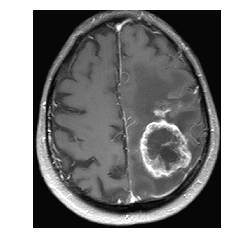
#> input picture brain.png, 231 x 252 px, found by its file name
$ jupyter execute K-means.ipynb
#> lines starting #> are read from the running program, lines starting #| are printed output that depends on the picture
[cell 1]
import numpy as np
import cv2
import matplotlib.pyplot as plt

img = cv2.imread('C:/Future GSU/2018/Computer Vision/Project/Segmentation Technique/brain.png')
#> img is the input picture: shape (252, 231, 3); min 7, max 255, mean 134.9
plt.axis("off")
plt.imshow(cv2.cvtColor(img, cv2.COLOR_BGR2RGB))
img.shape
#> Out = (252, 231, 3)

# K-means clustering

[cell 2]
# K-Means Clustering

img = cv2.imread('C:/Future GSU/2018/Computer Vision/Project/Segmentation Technique/brain.png')
Z = img.reshape((-1,3))           #-1,3
print(Z.shape)
#| (58212, 3)

# convert to np.float32
Z = np.float32(Z)

# define criteria, number of clusters(K) and apply kmeans()
criteria = (cv2.TERM_CRITERIA_EPS + cv2.TERM_CRITERIA_MAX_ITER, 50, 45.0)
K = 7                                                                          #34
ret,label,center=cv2.kmeans(Z,K,None,criteria,5,cv2.KMEANS_RANDOM_CENTERS)
#> ret = 12038047.6; center = [[183.9, 183.9, 183.9], [129.9, 129.9, 129.9], [62.94, 62.94, 62.94], [221.9, 221.9, 221.9], [99.55, 99.55, 99.55], [254.8, 254.8, 254.8], [9.32, 9.32, 9.32]]

# Now convert back into uint8, and make original image
center = np.uint8(center)
#> center = [[183, 183, 183], [129, 129, 129], [62, 62, 62], [221, 221, 221], [99, 99, 99], [254, 254, 254], [9, 9, 9]]
res = center[label.flatten()]
res2 = res.reshape((img.shape))
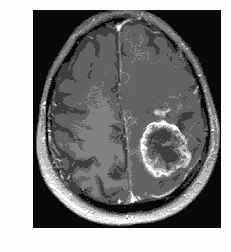
#> res2: shape (252, 231, 3); min 9, max 254, mean 134.2

plt.imshow(cv2.cvtColor(res2, cv2.COLOR_BGR2RGB))
plt.axis("off")
cv2.imwrite("k-clustering.jpg",cv2.cvtColor(res2, cv2.COLOR_BGR2RGB))
#> Out = True

## Erosion

[cell 3]
#Erosion

eroded = cv2.erode(res2, None, iterations=6)
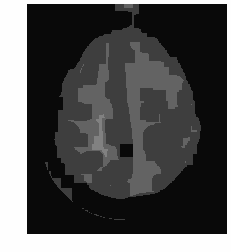
#> eroded: shape (252, 231, 3); min 9, max 254, mean 81.6
plt.imshow(eroded, cmap='gray')
plt.axis("off")
cv2.imwrite("erosion.jpg",cv2.cvtColor(eroded, cv2.COLOR_BGR2RGB))
#> Out = True
